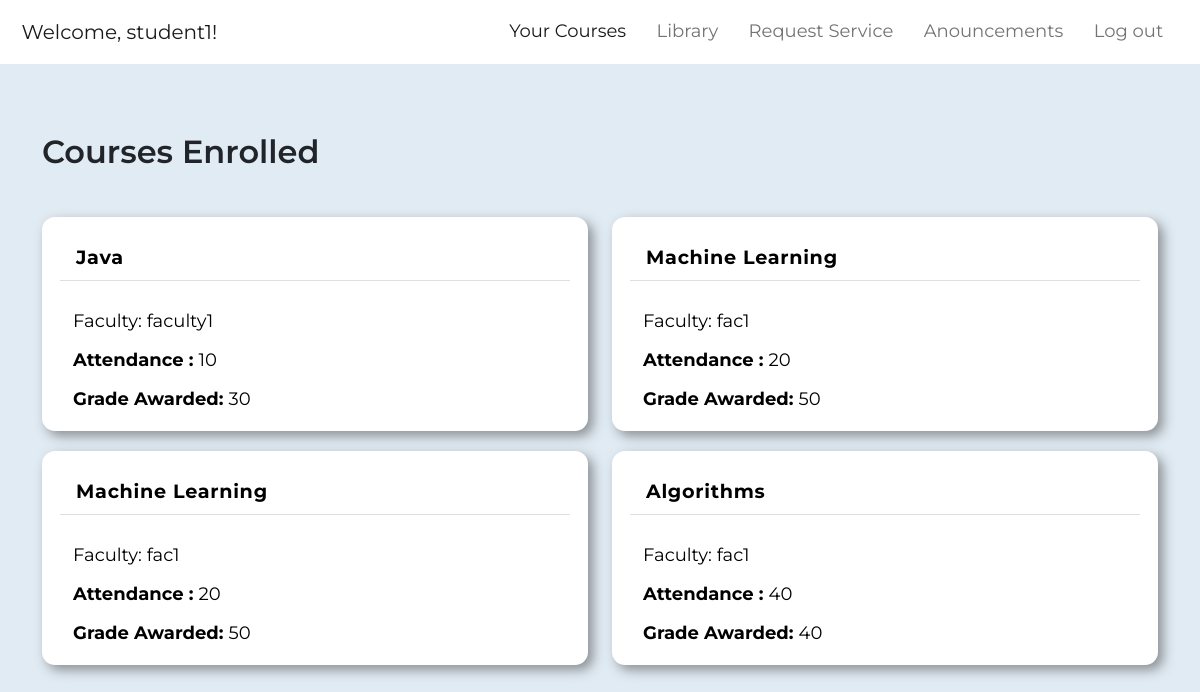
Screenshot of /student/enrollments (signed in) with the database file from the repository.
### base/models.py (models this page shows)
class User(AbstractUser):
    user_type = models.CharField(max_length=10,choices=(('Student','Student'),('Faculty','Faculty'),('Librarian','Librarian')),null=True)

### student/models.py (models this page shows)
class Enrollment(models.Model):
    student = models.ForeignKey(User,on_delete=models.CASCADE,related_name='student')
    course = models.ForeignKey(Course,on_delete=models.CASCADE)
    faculty = models.ForeignKey(User,on_delete=models.CASCADE,related_name='faculty')
    attendance = models.CharField(max_length=10,blank=True)
    grade = models.CharField(max_length=10,blank=True)

class Course(models.Model):
    name = models.CharField(max_length=50)
    description = models.CharField(max_length=50)
    faculty = models.ForeignKey(User,on_delete=models.CASCADE,null=True)

### student/views.py (the view)
# urls.py: path('enrollments',views.enrollments,name="enrollments"),
def enrollments(request):
    if not check(request):
        storage = messages.get_messages(request)
        storage.used = True
        messages.info(request,'Invalid Request')
        return redirect('/')
    if not request.user.is_authenticated:
        storage = messages.get_messages(request)
        storage.used = True
        messages.info(request,'Not Logged In')
        return redirect('/')
    courses = Enrollment.objects.filter(student=request.user)
    return render(request,'studentCourses.html',{'courses':courses})

### student/views.py (called while the page is built)
def check(request):
    try:
        return request.user.user_type=="Student"
    except:
        return redirect('/')

### templates/studentCourses.html
{%extends "studentDashboard.html"%}
{% block navbar %}
    <a class="nav-link active" aria-current="page" href="/student/enrollments">Your Courses</a>
    <a class="nav-link" href="/student/makeBookRequest">Library</a>
    <a class="nav-link" href="/student/requestService">Request Service</a>
    <a class="nav-link" href="/student/studAnnouncement">Anouncements</a>
    <a class="nav-link" href="/logout">Log out</a>
{% endblock navbar %}
{%block content%}
<div class="container inProgress">
      <p class="p-0 inProgressHeading">
        Courses Enrolled
      </p>
      <div class="progressCardsRow">
        <div class="row">
            {%for item in courses%}
                <div class="col-12 col-md-6 col-xxl-3">
            <a href="" style="text-decoration: none; color: #000;">
              <div class="progressCard card border-0">
                <div class="card-header bg-white">
                  <span>
                    <strong class="courseName">{{item.course.name}}</strong>
                  </span>
                </div>
                <div class="row">
                  <div class="col details">
                    <p class="faculty mb-0">
                      <stong>Faculty: </strong>{{item.faculty.first_name}}
                    </p>
                    <p class="faculty mb-0">
                      <strong>Attendance : </strong>{{item.attendance}}
                    </p>
                    <p class="faculty mb-0">
                      <strong>Grade Awarded: </strong>{{item.grade}}
                    </p>
                  </div>
                </div>
              </div>
            </a>
          </div>
        {% endfor %}
        </div>
      </div>
    </div>
{%endblock%}

### templates/studentDashboard.html (shortened to what this page needs)
{%load static%}
<!DOCTYPE html>
<html lang="en">
<head>
  <link href="https://cdn.jsdelivr.net/npm/bootstrap@5.0.2/dist/css/bootstrap.min.css" rel="stylesheet"
>
  <link rel="stylesheet" href="{% static 'dashboard.css' %}">
</head>
<body>
  <nav class="navbar navbar-expand-lg navbar-light bg-white">
    <div class="container-fluid">
      <a class="navbar-brand" href="#">
        Welcome, <string>{{request.user.username}}!</strong>
      </a>
      <div class="collapse navbar-collapse" id="navbarNavAltMarkup">
        <div class="navbar-nav ms-auto">
            {%block navbar%}{%endblock%}
        </div>
      </div>
    </div>
  </nav>
  <div class="container-fluid" style="margin-bottom: 5vh;">
            {%block content%}
            {%endblock%}
  </div>
</body>
</html>

### static/dashboard.css (style rules this page uses)
body { background-color: rgb(225, 235, 243); font-family: 'Montserrat', sans-serif; }
body { -ms-overflow-style: none; scrollbar-width: none; }
.navbar { padding: 0.8vw; }
.nav-link { margin-left: 0.6vw; margin-right: 0.6vw; font-size: large; }
.nav-link::after { content: ''; display: block; width: 0; height: 2px; background: #000; transition: width .3s; }
.inProgress { margin-top: 8vh; }
.inProgressHeading { font-size: xx-large; font-weight: 600; }
.progressCardsRow { padding-top: 25px; }
.progressCard { padding: 1.5vw; border-radius: 13px; margin-bottom: 20px; box-shadow: -10px -10px 2px 0px rgb(255, 255, 255); -webkit-box-shadow: -10px -10px 2px 0px rgb(255, 255, 255); -moz-box-shadow: -10px -10px 2px 0px rgb(255, 255, 255); box-shadow: 5px 5px 12px 0px rgba(53, 53, 53, 0.5); -webkit-box-shadow: 5px 5px 12px 0px rgba(53, 53, 53, 0.5); -moz-box-shadow: 5px 5px 12px 0px rgba(53, 53, 53, 0.5); transition: 1s; -webkit-transition: 1s; -moz-transition: 1s; -ms-transition: 1s; -o-transition: 1s; }
.courseName { letter-spacing: 0.7px; font-size: 1.2rem; }
.faculty { padding-top: 12px; font-size: large; }
.details { padding-top: 15px; padding-left: 25px; }

### rows the page displays
User: user.username "student1"
Enrollment: course.name "Java", faculty.first_name "faculty1", attendance "10", grade "30"
Enrollment: course.name "Machine Learning", faculty.first_name "fac1", attendance "20", grade "50"
Enrollment: course.name "Machine Learning", faculty.first_name "fac1", attendance "20", grade "50"
Enrollment: course.name "Algorithms", faculty.first_name "fac1", attendance "40", grade "40"
